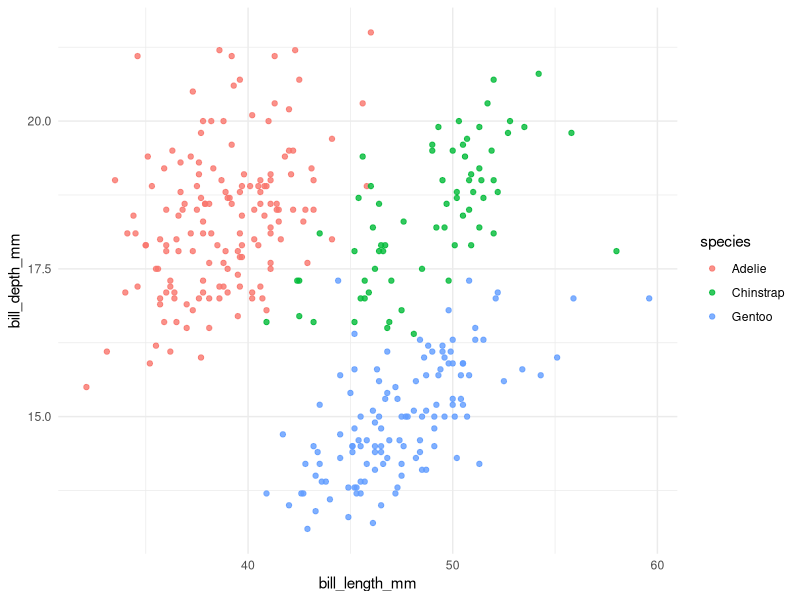

Recreate this plot in R.
## ---- chunk 1
#| include: false
library(palmerpenguins)
library(dplyr)
library(ggplot2)
library(knitr)
n <- nrow(penguins)
## ---- chunk 2
#| fig.width: 6
#| fig.height: 4
ggplot(penguins, aes(bill_length_mm, bill_depth_mm, color = species)) +
  geom_point(alpha = 0.8) +
  theme_minimal()
## ---- chunk 3
penguins |> count(species, island) |> kable()
